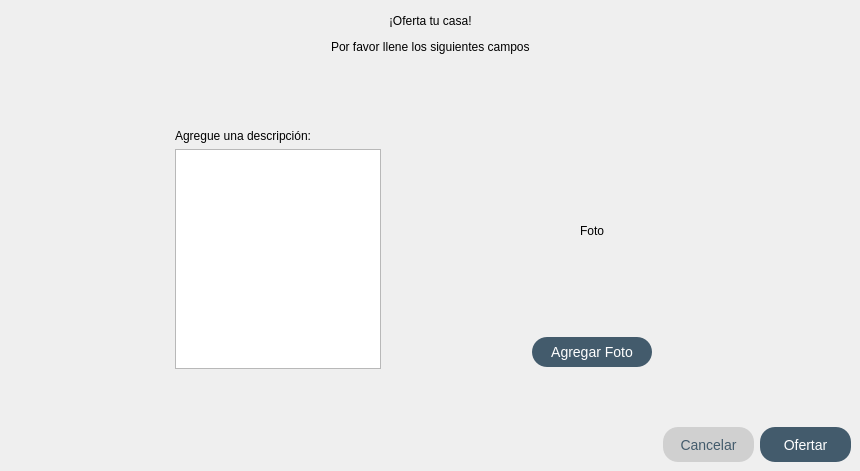
    <widget class="QWidget" name="OfertarCasa_2">
     <property name="cursor">
      <cursorShape>PointingHandCursor</cursorShape>
     </property>
     <widget class="QWidget" name="layoutWidget">
      <property name="geometry">
       <rect>
        <x>10</x>
        <y>11</y>
        <width>841</width>
        <height>451</height>
       </rect>
      </property>
      <layout class="QVBoxLayout" name="verticalLayout_40">
       <item>
        <layout class="QVBoxLayout" name="verticalLayout_39">
         <item>
          <layout class="QHBoxLayout" name="horizontalLayout_64">
           <item>
            <spacer name="horizontalSpacer_79">
             <property name="orientation">
              <enum>Qt::Horizontal</enum>
             </property>
             <property name="sizeHint" stdset="0">
              <size>
               <width>40</width>
               <height>20</height>
              </size>
             </property>
            </spacer>
           </item>
           <item>
            <widget class="QLabel" name="label_40">
             <property name="styleSheet">
              <string notr="true">font: 20pt &quot;MS Shell Dlg 2&quot;;</string>
             </property>
             <property name="text">
              <string>¡Oferta tu casa!</string>
             </property>
            </widget>
           </item>
           <item>
            <spacer name="horizontalSpacer_80">
             <property name="orientation">
              <enum>Qt::Horizontal</enum>
             </property>
             <property name="sizeHint" stdset="0">
              <size>
               <width>40</width>
               <height>20</height>
              </size>
             </property>
            </spacer>
           </item>
          </layout>
         </item>
         <item>
          <layout class="QHBoxLayout" name="horizontalLayout_65">
           <item>
            <spacer name="horizontalSpacer_81">
             <property name="orientation">
              <enum>Qt::Horizontal</enum>
             </property>
             <property name="sizeHint" stdset="0">
              <size>
               <width>40</width>
               <height>20</height>
              </size>
             </property>
            </spacer>
           </item>
           <item>
            <widget class="QLabel" name="label_41">
             <property name="text">
              <string>Por favor llene los siguientes campos</string>
             </property>
            </widget>
           </item>
           <item>
            <spacer name="horizontalSpacer_82">
             <property name="orientation">
              <enum>Qt::Horizontal</enum>
             </property>
             <property name="sizeHint" stdset="0">
              <size>
               <width>40</width>
               <height>20</height>
              </size>
             </property>
            </spacer>
           </item>
          </layout>
         </item>
        </layout>
       </item>
       <item>
        <spacer name="verticalSpacer_32">
         <property name="orientation">
          <enum>Qt::Vertical</enum>
         </property>
         <property name="sizeType">
          <enum>QSizePolicy::Fixed</enum>
         </property>
         <property name="sizeHint" stdset="0">
          <size>
           <width>20</width>
           <height>13</height>
          </size>
         </property>
        </spacer>
       </item>
       <item>
        <layout class="QHBoxLayout" name="horizontalLayout_63">
         <item>
          <layout class="QVBoxLayout" name="verticalLayout_41">
           <item>
            <spacer name="verticalSpacer_33">
             <property name="orientation">
              <enum>Qt::Vertical</enum>
             </property>
             <property name="sizeHint" stdset="0">
              <size>
               <width>54</width>
               <height>40</height>
              </size>
             </property>
            </spacer>
           </item>
           <item>
            <widget class="QPushButton" name="btnBackOffer">
             <property name="styleSheet">
              <string notr="true">border: 0px;</string>
             </property>
             <property name="text">
              <string/>
             </property>
             <property name="icon">
              <iconset resource="icons.qrc">
               <normaloff>:/iconos/left-arrow.png</normaloff>:/iconos/left-arrow.png</iconset>
             </property>
             <property name="iconSize">
              <size>
               <width>50</width>
               <height>50</height>
              </size>
             </property>
            </widget>
           </item>
           <item>
            <spacer name="verticalSpacer_34">
             <property name="orientation">
              <enum>Qt::Vertical</enum>
             </property>
             <property name="sizeHint" stdset="0">
              <size>
               <width>20</width>
               <height>40</height>
              </size>
             </property>
            </spacer>
           </item>
          </layout>
         </item>
         <item>
          <spacer name="horizontalSpacer_77">
           <property name="orientation">
            <enum>Qt::Horizontal</enum>
           </property>
           <property name="sizeHint" stdset="0">
            <size>
             <width>40</width>
             <height>20</height>
            </size>
           </property>
          </spacer>
         </item>
         <item>
          <layout class="QVBoxLayout" name="verticalLayout_36">
           <item>
            <spacer name="verticalSpacer_37">
             <property name="orientation">
              <enum>Qt::Vertical</enum>
             </property>
             <property name="sizeHint" stdset="0">
              <size>
               <width>20</width>
               <height>40</height>
              </size>
             </property>
            </spacer>
           </item>
           <item>
            <widget class="QLabel" name="label_13">
             <property name="sizePolicy">
              <sizepolicy hsizetype="Fixed" vsizetype="Fixed">
               <horstretch>0</horstretch>
               <verstretch>0</verstretch>
              </sizepolicy>
             </property>
             <property name="text">
              <string>Agregue una descripción:</string>
             </property>
            </widget>
           </item>
           <item>
            <widget class="QTextEdit" name="textEdit">
             <property name="minimumSize">
              <size>
               <width>0</width>
               <height>220</height>
              </size>
             </property>
             <property name="maximumSize">
              <size>
               <width>206</width>
               <height>123456</height>
              </size>
             </property>
            </widget>
           </item>
           <item>
            <spacer name="verticalSpacer_38">
             <property name="orientation">
              <enum>Qt::Vertical</enum>
             </property>
             <property name="sizeHint" stdset="0">
              <size>
               <width>20</width>
               <height>40</height>
              </size>
             </property>
            </spacer>
           </item>
          </layout>
         </item>
         <item>
          <spacer name="horizontalSpacer_76">
           <property name="orientation">
            <enum>Qt::Horizontal</enum>
           </property>
           <property name="sizeHint" stdset="0">
            <size>
             <width>40</width>
             <height>20</height>
            </size>
           </property>
          </spacer>
         </item>
         <item>
          <layout class="QVBoxLayout" name="verticalLayout_38">
           <item>
            <spacer name="verticalSpacer_19">
             <property name="orientation">
              <enum>Qt::Vertical</enum>
             </property>
             <property name="sizeHint" stdset="0">
              <size>
               <width>20</width>
               <height>40</height>
              </size>
             </property>
            </spacer>
           </item>
           <item>
            <layout class="QVBoxLayout" name="verticalLayout_37">
             <item>
              <widget class="QLabel" name="lblFoto_3">
               <property name="minimumSize">
                <size>
                 <width>200</width>
                 <height>200</height>
                </size>
               </property>
               <property name="maximumSize">
                <size>
                 <width>200</width>
                 <height>200</height>
                </size>
               </property>
               <property name="text">
                <string>Foto</string>
               </property>
               <property name="scaledContents">
                <bool>true</bool>
               </property>
               <property name="alignment">
                <set>Qt::AlignCenter</set>
               </property>
              </widget>
             </item>
             <item>
              <layout class="QHBoxLayout" name="horizontalLayout_62">
               <item>
                <spacer name="horizontalSpacer_74">
                 <property name="orientation">
                  <enum>Qt::Horizontal</enum>
                 </property>
                 <property name="sizeHint" stdset="0">
                  <size>
                   <width>40</width>
                   <height>20</height>
                  </size>
                 </property>
                </spacer>
               </item>
               <item>
                <widget class="QPushButton" name="btnAgregaImg">
                 <property name="minimumSize">
                  <size>
                   <width>120</width>
                   <height>30</height>
                  </size>
                 </property>
                 <property name="maximumSize">
                  <size>
                   <width>280</width>
                   <height>30</height>
                  </size>
                 </property>
                 <property name="cursor">
                  <cursorShape>PointingHandCursor</cursorShape>
                 </property>
                 <property name="styleSheet">
                  <string notr="true">background-color: #435B6C;
  border: 0;
  border-radius: 15px;
  height: 35px;
  max-width: 280px;
color: white;
font-size:14px;</string>
                 </property>
                 <property name="text">
                  <string>Agregar Foto</string>
                 </property>
                </widget>
               </item>
               <item>
                <spacer name="horizontalSpacer_75">
                 <property name="orientation">
                  <enum>Qt::Horizontal</enum>
                 </property>
                 <property name="sizeHint" stdset="0">
                  <size>
                   <width>40</width>
                   <height>20</height>
                  </size>
                 </property>
                </spacer>
               </item>
              </layout>
             </item>
            </layout>
           </item>
           <item>
            <spacer name="verticalSpacer_31">
             <property name="orientation">
              <enum>Qt::Vertical</enum>
             </property>
             <property name="sizeHint" stdset="0">
              <size>
               <width>20</width>
               <height>40</height>
              </size>
             </property>
            </spacer>
           </item>
          </layout>
         </item>
         <item>
          <spacer name="horizontalSpacer_78">
           <property name="orientation">
            <enum>Qt::Horizontal</enum>
           </property>
           <property name="sizeHint" stdset="0">
            <size>
             <width>40</width>
             <height>20</height>
            </size>
           </property>
          </spacer>
         </item>
         <item>
          <layout class="QVBoxLayout" name="verticalLayout_43">
           <item>
            <spacer name="verticalSpacer_36">
             <property name="orientation">
              <enum>Qt::Vertical</enum>
             </property>
             <property name="sizeHint" stdset="0">
              <size>
               <width>54</width>
               <height>40</height>
              </size>
             </property>
            </spacer>
           </item>
          </layout>
         </item>
        </layout>
       </item>
       <item>
        <layout class="QHBoxLayout" name="horizontalLayout_13">
         <item>
          <spacer name="horizontalSpacer_20">
           <property name="minimumSize">
            <size>
             <width>91</width>
             <height>31</height>
            </size>
           </property>
           <property name="orientation">
            <enum>Qt::Horizontal</enum>
           </property>
           <property name="sizeHint" stdset="0">
            <size>
             <width>88</width>
             <height>28</height>
            </size>
           </property>
          </spacer>
         </item>
         <item>
          <widget class="QPushButton" name="btnCancelaRegistro_2">
           <property name="minimumSize">
            <size>
             <width>91</width>
             <height>31</height>
            </size>
           </property>
           <property name="styleSheet">
            <string notr="true">background-color: rgb(208, 208, 208);
  border: 0;
  border-radius: 15px;
  height: 35px;
  max-width: 280px;
color:#435B6C ;
font-size:14px;
</string>
           </property>
           <property name="text">
            <string>Cancelar</string>
           </property>
          </widget>
         </item>
         <item>
          <widget class="QPushButton" name="btnRegistrarCasa">
           <property name="minimumSize">
            <size>
             <width>91</width>
             <height>31</height>
            </size>
           </property>
           <property name="styleSheet">
            <string notr="true">background-color: #435B6C;
  border: 0;
  border-radius: 15px;
  height: 35px;
  max-width: 280px;
color: white;
font-size:14px;
</string>
           </property>
           <property name="text">
            <string>Ofertar</string>
           </property>
          </widget>
         </item>
        </layout>
       </item>
      </layout>
     </widget>
    </widget>
